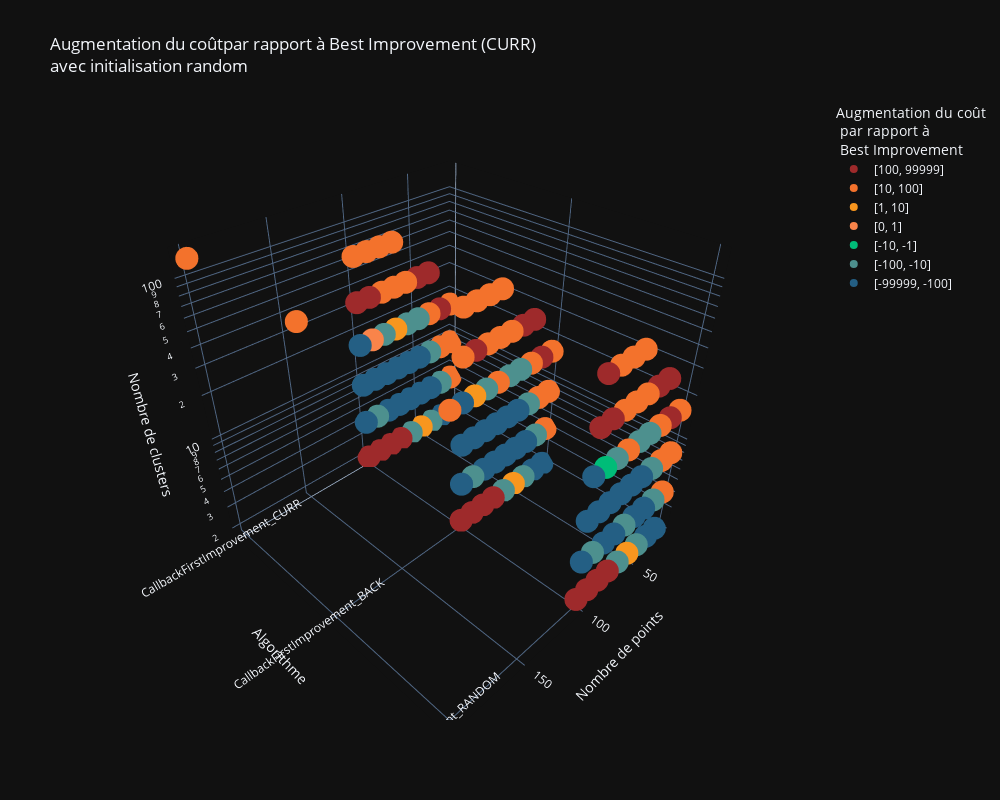

Notebook code for this chart:
### Code cell
plot(df,"random",color_formatter=MultipleRanges())

### Figure 1 — Plotly figure (JSON) as saved in the notebook; plotly's stock layout.template omitted (floating-point values rounded to 4 significant figures)
{"data": [{"hovertemplate": "Augmentation du coût<br> par rapport à<br> Best Improvement=[100, 99999]<br>Nombre de points=%{x}<br>Algorithme=%{y}<br>Nombre de clusters=%{z}<extra></extra>", "legendgroup": "[100, 99999]", "marker": {"color": "#9E2A2B", "symbol": "circle"}, "mode": "markers", "name": "[100, 99999]", "scene": "scene", "showlegend": true, "type": "scatter3d", "x": [70, 80, 90, 100, 70, 80, 90, 100, 70, 80, 90, 100, 30, 30, 30, 40, 50, 90, 100, 40, 50, 90, 40, 50, 90, 100, 100], "y": ["CallbackFirstImprovement_CURR", "CallbackFirstImprovement_CURR", "CallbackFirstImprovement_CURR", "CallbackFirstImprovement_CURR", "CallbackFirstImprovement_BACK", "CallbackFirstImprovement_BACK", "CallbackFirstImprovement_BACK", "CallbackFirstImprovement_BACK", "CallbackFirstImprovement_RANDOM", "CallbackFirstImprovement_RANDOM", "CallbackFirstImprovement_RANDOM", "CallbackFirstImprovement_RANDOM", "CallbackFirstImprovement_CURR", "CallbackFirstImprovement_BACK", "CallbackFirstImprovement_RANDOM", "CallbackFirstImprovement_CURR", "CallbackFirstImprovement_CURR", "CallbackFirstImprovement_CURR", "CallbackFirstImprovement_CURR", "CallbackFirstImprovement_BACK", "CallbackFirstImprovement_BACK", "CallbackFirstImprovement_BACK", "CallbackFirstImprovement_RANDOM", "CallbackFirstImprovement_RANDOM", "CallbackFirstImprovement_RANDOM", "CallbackFirstImprovement_RANDOM", "CallbackFirstImprovement_RANDOM"], "z": [2, 2, 2, 2, 2, 2, 2, 2, 2, 2, 2, 2, 16, 16, 16, 32, 32, 32, 32, 32, 32, 32, 32, 32, 32, 32, 64]}, {"hovertemplate": "Augmentation du coût<br> par rapport à<br> Best Improvement=[10, 100]<br>Nombre de points=%{x}<br>Algorithme=%{y}<br>Nombre de clusters=%{z}<extra></extra>", "legendgroup": "[10, 100]", "marker": {"color": "#F3722C", "symbol": "circle"}, "mode": "markers", "name": "[10, 100]", "scene": "scene", "showlegend": true, "type": "scatter3d", "x": [20, 20, 20, 20, 30, 20, 30, 20, 30, 20, 40, 20, 40, 70, 20, 40, 70, 60, 70, 80, 60, 70, 80, 100, 60, 70, 80, 70, 80, 90, 100, 70, 80, 90, 100, 70, 80, 90, 200, 200, 200], "y": ["CallbackFirstImprovement_CURR", "CallbackFirstImprovement_BACK", "CallbackFirstImprovement_RANDOM", "CallbackFirstImprovement_CURR", "CallbackFirstImprovement_CURR", "CallbackFirstImprovement_BACK", "CallbackFirstImprovement_BACK", "CallbackFirstImprovement_RANDOM", "CallbackFirstImprovement_RANDOM", "CallbackFirstImprovement_CURR", "CallbackFirstImprovement_CURR", "CallbackFirstImprovement_BACK", "CallbackFirstImprovement_BACK", "CallbackFirstImprovement_BACK", "CallbackFirstImprovement_RANDOM", "CallbackFirstImprovement_RANDOM", "CallbackFirstImprovement_RANDOM", "CallbackFirstImprovement_CURR", "CallbackFirstImprovement_CURR", "CallbackFirstImprovement_CURR", "CallbackFirstImprovement_BACK", "CallbackFirstImprovement_BACK", "CallbackFirstImprovement_BACK", "CallbackFirstImprovement_BACK", "CallbackFirstImprovement_RANDOM", "CallbackFirstImprovement_RANDOM", "CallbackFirstImprovement_RANDOM", "CallbackFirstImprovement_CURR", "CallbackFirstImprovement_CURR", "CallbackFirstImprovement_CURR", "CallbackFirstImprovement_CURR", "CallbackFirstImprovement_BACK", "CallbackFirstImprovement_BACK", "CallbackFirstImprovement_BACK", "CallbackFirstImprovement_BACK", "CallbackFirstImprovement_RANDOM", "CallbackFirstImprovement_RANDOM", "CallbackFirstImprovement_RANDOM", "CallbackFirstImprovement_CURR", "CallbackFirstImprovement_BACK", "CallbackFirstImprovement_RANDOM"], "z": [4, 4, 4, 8, 8, 8, 8, 8, 8, 16, 16, 16, 16, 16, 16, 16, 16, 32, 32, 32, 32, 32, 32, 32, 32, 32, 32, 64, 64, 64, 64, 64, 64, 64, 64, 64, 64, 64, 128, 128, 128]}, {"hovertemplate": "Augmentation du coût<br> par rapport à<br> Best Improvement=[1, 10]<br>Nombre de points=%{x}<br>Algorithme=%{y}<br>Nombre de clusters=%{z}<extra></extra>", "legendgroup": "[1, 10]", "marker": {"color": "#F8961E", "symbol": "circle"}, "mode": "markers", "name": "[1, 10]", "scene": "scene", "showlegend": true, "type": "scatter3d", "x": [50, 50, 50, 70, 90], "y": ["CallbackFirstImprovement_CURR", "CallbackFirstImprovement_BACK", "CallbackFirstImprovement_RANDOM", "CallbackFirstImprovement_CURR", "CallbackFirstImprovement_BACK"], "z": [2, 2, 2, 16, 16]}, {"hovertemplate": "Augmentation du coût<br> par rapport à<br> Best Improvement=[0, 1]<br>Nombre de points=%{x}<br>Algorithme=%{y}<br>Nombre de clusters=%{z}<extra></extra>", "legendgroup": "[0, 1]", "marker": {"color": "#F9844A", "symbol": "circle"}, "mode": "markers", "name": "[0, 1]", "scene": "scene", "showlegend": true, "type": "scatter3d", "x": [90], "y": ["CallbackFirstImprovement_CURR"], "z": [16]}, {"hovertemplate": "Augmentation du coût<br> par rapport à<br> Best Improvement=[-10, -1]<br>Nombre de points=%{x}<br>Algorithme=%{y}<br>Nombre de clusters=%{z}<extra></extra>", "legendgroup": "[-10, -1]", "marker": {"color": "#00BC78", "symbol": "circle"}, "mode": "markers", "name": "[-10, -1]", "scene": "scene", "showlegend": true, "type": "scatter3d", "x": [90], "y": ["CallbackFirstImprovement_RANDOM"], "z": [16]}, {"hovertemplate": "Augmentation du coût<br> par rapport à<br> Best Improvement=[-100, -10]<br>Nombre de points=%{x}<br>Algorithme=%{y}<br>Nombre de clusters=%{z}<extra></extra>", "legendgroup": "[-100, -10]", "marker": {"color": "#4D908E", "symbol": "circle"}, "mode": "markers", "name": "[-100, -10]", "scene": "scene", "showlegend": true, "type": "scatter3d", "x": [40, 60, 40, 60, 40, 60, 30, 90, 30, 90, 30, 60, 90, 40, 40, 40, 50, 60, 80, 50, 60, 80, 50, 60, 80], "y": ["CallbackFirstImprovement_CURR", "CallbackFirstImprovement_CURR", "CallbackFirstImprovement_BACK", "CallbackFirstImprovement_BACK", "CallbackFirstImprovement_RANDOM", "CallbackFirstImprovement_RANDOM", "CallbackFirstImprovement_CURR", "CallbackFirstImprovement_CURR", "CallbackFirstImprovement_BACK", "CallbackFirstImprovement_BACK", "CallbackFirstImprovement_RANDOM", "CallbackFirstImprovement_RANDOM", "CallbackFirstImprovement_RANDOM", "CallbackFirstImprovement_CURR", "CallbackFirstImprovement_BACK", "CallbackFirstImprovement_RANDOM", "CallbackFirstImprovement_CURR", "CallbackFirstImprovement_CURR", "CallbackFirstImprovement_CURR", "CallbackFirstImprovement_BACK", "CallbackFirstImprovement_BACK", "CallbackFirstImprovement_BACK", "CallbackFirstImprovement_RANDOM", "CallbackFirstImprovement_RANDOM", "CallbackFirstImprovement_RANDOM"], "z": [2, 2, 2, 2, 2, 2, 4, 4, 4, 4, 4, 4, 4, 8, 8, 8, 16, 16, 16, 16, 16, 16, 16, 16, 16]}, {"hovertemplate": "Augmentation du coût<br> par rapport à<br> Best Improvement=[-99999, -100]<br>Nombre de points=%{x}<br>Algorithme=%{y}<br>Nombre de clusters=%{z}<extra></extra>", "legendgroup": "[-99999, -100]", "marker": {"color": "#245F84", "symbol": "circle"}, "mode": "markers", "name": "[-99999, -100]", "scene": "scene", "showlegend": true, "type": "scatter3d", "x": [20, 30, 20, 30, 20, 30, 40, 50, 60, 70, 80, 100, 40, 50, 60, 70, 80, 100, 40, 50, 70, 80, 100, 50, 60, 70, 80, 90, 100, 50, 60, 70, 80, 90, 100, 50, 60, 70, 80, 90, 100, 100, 100, 100], "y": ["CallbackFirstImprovement_CURR", "CallbackFirstImprovement_CURR", "CallbackFirstImprovement_BACK", "CallbackFirstImprovement_BACK", "CallbackFirstImprovement_RANDOM", "CallbackFirstImprovement_RANDOM", "CallbackFirstImprovement_CURR", "CallbackFirstImprovement_CURR", "CallbackFirstImprovement_CURR", "CallbackFirstImprovement_CURR", "CallbackFirstImprovement_CURR", "CallbackFirstImprovement_CURR", "CallbackFirstImprovement_BACK", "CallbackFirstImprovement_BACK", "CallbackFirstImprovement_BACK", "CallbackFirstImprovement_BACK", "CallbackFirstImprovement_BACK", "CallbackFirstImprovement_BACK", "CallbackFirstImprovement_RANDOM", "CallbackFirstImprovement_RANDOM", "CallbackFirstImprovement_RANDOM", "CallbackFirstImprovement_RANDOM", "CallbackFirstImprovement_RANDOM", "CallbackFirstImprovement_CURR", "CallbackFirstImprovement_CURR", "CallbackFirstImprovement_CURR", "CallbackFirstImprovement_CURR", "CallbackFirstImprovement_CURR", "CallbackFirstImprovement_CURR", "CallbackFirstImprovement_BACK", "CallbackFirstImprovement_BACK", "CallbackFirstImprovement_BACK", "CallbackFirstImprovement_BACK", "CallbackFirstImprovement_BACK", "CallbackFirstImprovement_BACK", "CallbackFirstImprovement_RANDOM", "CallbackFirstImprovement_RANDOM", "CallbackFirstImprovement_RANDOM", "CallbackFirstImprovement_RANDOM", "CallbackFirstImprovement_RANDOM", "CallbackFirstImprovement_RANDOM", "CallbackFirstImprovement_CURR", "CallbackFirstImprovement_BACK", "CallbackFirstImprovement_RANDOM"], "z": [2, 2, 2, 2, 2, 2, 4, 4, 4, 4, 4, 4, 4, 4, 4, 4, 4, 4, 4, 4, 4, 4, 4, 8, 8, 8, 8, 8, 8, 8, 8, 8, 8, 8, 8, 8, 8, 8, 8, 8, 8, 16, 16, 16]}], "layout": {"height": 800, "legend": {"title": {"text": "Augmentation du coût<br> par rapport à<br> Best Improvement"}, "tracegroupgap": 0}, "scene": {"domain": {"x": [0, 1], "y": [0, 1]}, "xaxis": {"title": {"text": "Nombre de points"}}, "yaxis": {"title": {"text": "Algorithme"}}, "zaxis": {"title": {"text": "Nombre de clusters"}, "type": "log"}}, "title": {"text": "Augmentation du coûtpar rapport à Best Improvement (CURR)<br>avec initialisation random"}, "width": 1000}}
